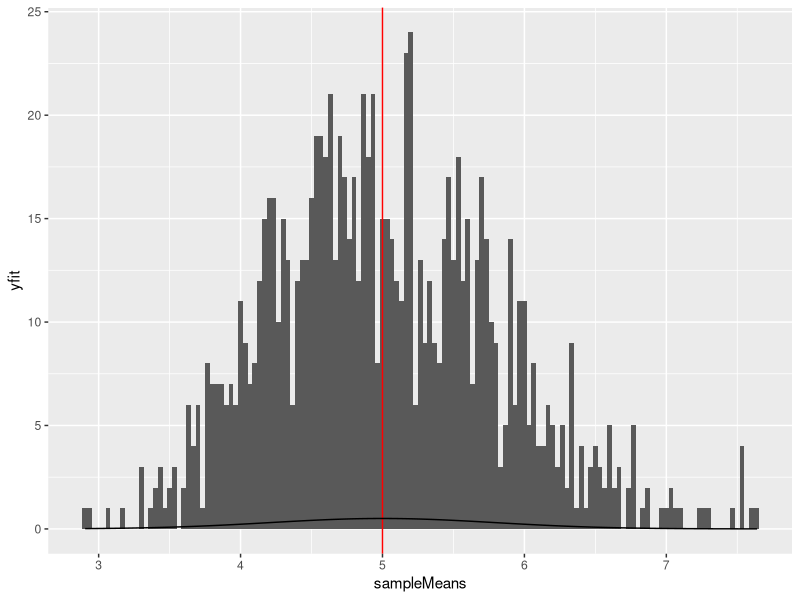
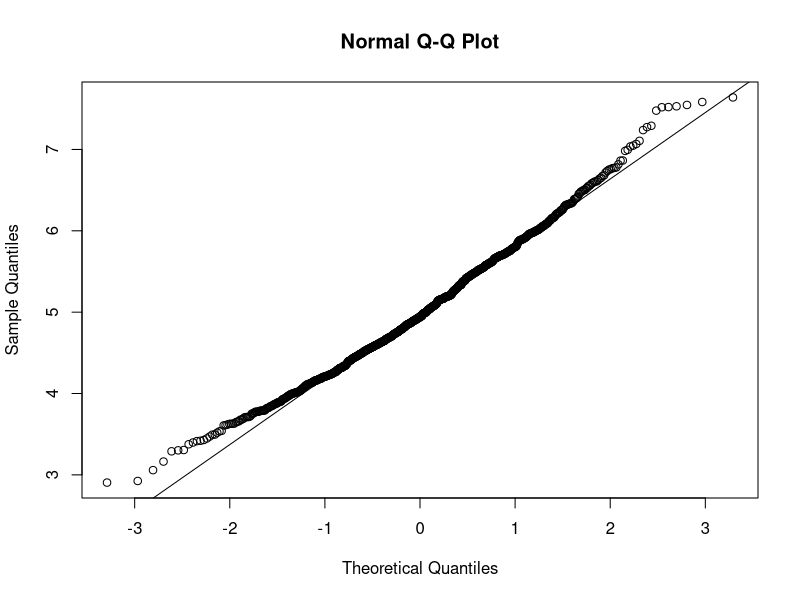

Generate these figures, in order, with R:
## ---- chunk 1
packages <- c("base","data.table", "ggplot2", "dplyr", "scales", "vwr", "gridExtra")
sapply(packages, require, character.only=TRUE, quietly=TRUE)

set.seed(10001)
## ---- chunk 2
testsN <- 1000
n <- 40
lambda <- 0.2

meanTested <- 1/lambda
sdTested <- 1/lambda
alpha <- 0.05

sampleMeans <- c()
sampleSDs <- c()

for(i in 1:testsN){
  sample <- rexp(n, lambda)
  sampleMeans <- c(sampleMeans, mean(sample))
  sampleSDs <- c(sampleSDs, sd(sample))
}
## ---- chunk 3
xfit <- seq(min(sampleMeans), max(sampleMeans), length=testsN)
yfit <- dnorm(xfit, mean=1/lambda, sd=(1/lambda/sqrt(n)))

gplot <- ggplot(as.data.frame(x=sampleMeans),aes(sampleMeans)) +
  geom_histogram(binwidth = 1/(30)) +
  labs(main = "Distribution of averages of samples, lambda=0.2",
       ylab ="Count", xlab = "Observed means") +
  geom_vline(xintercept = 1/lambda, col="red") +
  geom_line(data=data.frame(xfit,yfit), aes_string(x="xfit", y="yfit"), width=0.1)

gplot

meanMeans <- mean(sampleMeans)
varMeans <- var(sampleMeans)

## ---- chunk 4
qqnorm(sampleMeans)
qqline(sampleMeans)
